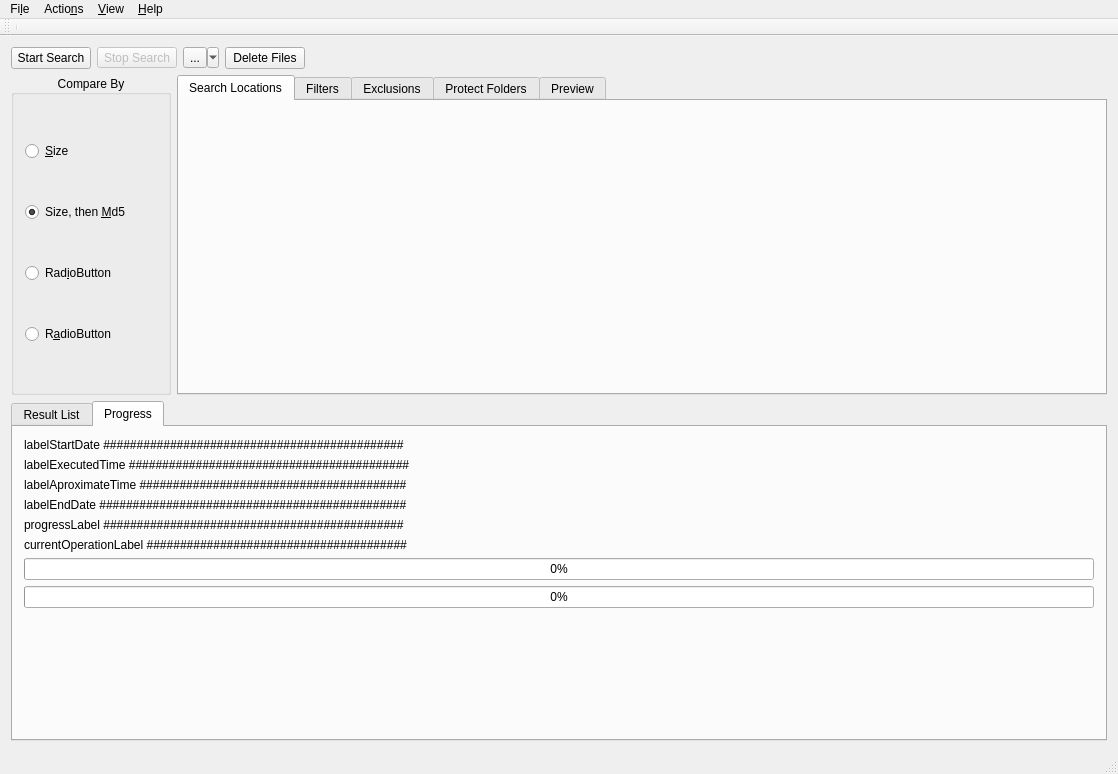
<?xml version="1.0" encoding="UTF-8"?>
<ui version="4.0">
 <class>MainWindow</class>
 <widget class="QMainWindow" name="MainWindow">
  <property name="geometry">
   <rect>
    <x>0</x>
    <y>0</y>
    <width>1118</width>
    <height>774</height>
   </rect>
  </property>
  <property name="windowTitle">
   <string>MainWindow</string>
  </property>
  <widget class="QWidget" name="centralWidget">
   <property name="sizePolicy">
    <sizepolicy hsizetype="Preferred" vsizetype="Preferred">
     <horstretch>0</horstretch>
     <verstretch>0</verstretch>
    </sizepolicy>
   </property>
   <layout class="QVBoxLayout" name="verticalLayout_2">
    <item>
     <layout class="QHBoxLayout" name="horizontalLayout">
      <item>
       <widget class="QPushButton" name="startSearchButton">
        <property name="text">
         <string>Start Search</string>
        </property>
       </widget>
      </item>
      <item>
       <widget class="QToolButton" name="stopSearchButton">
        <property name="enabled">
         <bool>false</bool>
        </property>
        <property name="text">
         <string>Stop Search</string>
        </property>
       </widget>
      </item>
      <item>
       <widget class="QToolButton" name="markingButton">
        <property name="text">
         <string>...</string>
        </property>
        <property name="popupMode">
         <enum>QToolButton::MenuButtonPopup</enum>
        </property>
        <property name="toolButtonStyle">
         <enum>Qt::ToolButtonTextBesideIcon</enum>
        </property>
       </widget>
      </item>
      <item>
       <widget class="QPushButton" name="deleteFilesButton">
        <property name="text">
         <string>Delete Files</string>
        </property>
       </widget>
      </item>
      <item>
       <spacer name="horizontalSpacer">
        <property name="orientation">
         <enum>Qt::Horizontal</enum>
        </property>
        <property name="sizeHint" stdset="0">
         <size>
          <width>40</width>
          <height>20</height>
         </size>
        </property>
       </spacer>
      </item>
     </layout>
    </item>
    <item>
     <layout class="QHBoxLayout" name="horizontalLayout_2">
      <item>
       <widget class="QGroupBox" name="groupBox">
        <property name="minimumSize">
         <size>
          <width>160</width>
          <height>0</height>
         </size>
        </property>
        <property name="maximumSize">
         <size>
          <width>16777215</width>
          <height>320</height>
         </size>
        </property>
        <property name="title">
         <string>Compare By</string>
        </property>
        <property name="alignment">
         <set>Qt::AlignCenter</set>
        </property>
        <layout class="QGridLayout" name="gridLayout">
         <item row="3" column="0">
          <widget class="QRadioButton" name="radioButton_6">
           <property name="text">
            <string>Rad&amp;ioButton</string>
           </property>
          </widget>
         </item>
         <item row="1" column="0">
          <widget class="QRadioButton" name="sizeThenMd5RadioButton">
           <property name="text">
            <string>Size, then &amp;Md5</string>
           </property>
           <property name="checked">
            <bool>true</bool>
           </property>
          </widget>
         </item>
         <item row="4" column="0">
          <widget class="QRadioButton" name="radioButton_5">
           <property name="text">
            <string>R&amp;adioButton</string>
           </property>
          </widget>
         </item>
         <item row="0" column="0">
          <widget class="QRadioButton" name="radioButton_3">
           <property name="text">
            <string>&amp;Size</string>
           </property>
           <property name="checked">
            <bool>false</bool>
           </property>
          </widget>
         </item>
        </layout>
       </widget>
      </item>
      <item>
       <widget class="QTabWidget" name="tabWidget">
        <property name="maximumSize">
         <size>
          <width>16777215</width>
          <height>320</height>
         </size>
        </property>
        <property name="currentIndex">
         <number>0</number>
        </property>
        <widget class="CommonListWidget" name="searchDirsWidget">
         <attribute name="title">
          <string>Search Locations</string>
         </attribute>
        </widget>
        <widget class="TFilterWidget" name="filtersWidget">
         <attribute name="title">
          <string>Filters</string>
         </attribute>
        </widget>
        <widget class="QWidget" name="exclusionsWidget">
         <attribute name="title">
          <string>Exclusions</string>
         </attribute>
        </widget>
        <widget class="CommonListWidget" name="protectFoldersWidget">
         <attribute name="title">
          <string>Protect Folders</string>
         </attribute>
        </widget>
        <widget class="QWidget" name="resultPreviewTab">
         <attribute name="title">
          <string>Preview</string>
         </attribute>
         <layout class="QGridLayout" name="resultPreviewTabLayout"/>
        </widget>
       </widget>
      </item>
     </layout>
    </item>
    <item>
     <widget class="QTabWidget" name="operationsTabsWidget">
      <property name="currentIndex">
       <number>1</number>
      </property>
      <widget class="QWidget" name="operationsResultTab">
       <attribute name="title">
        <string>Result List</string>
       </attribute>
       <layout class="QVBoxLayout" name="verticalLayout">
        <item>
         <widget class="SearchRessultTableWidget" name="tableWidget">
          <property name="font">
           <font>
            <pointsize>7</pointsize>
           </font>
          </property>
          <property name="editTriggers">
           <set>QAbstractItemView::NoEditTriggers</set>
          </property>
          <property name="selectionMode">
           <enum>QAbstractItemView::SingleSelection</enum>
          </property>
          <property name="selectionBehavior">
           <enum>QAbstractItemView::SelectRows</enum>
          </property>
          <property name="showGrid">
           <bool>true</bool>
          </property>
          <column>
           <property name="text">
            <string/>
           </property>
          </column>
          <column>
           <property name="text">
            <string>Group</string>
           </property>
           <property name="font">
            <font>
             <pointsize>8</pointsize>
            </font>
           </property>
          </column>
          <column>
           <property name="text">
            <string>File Size Byte</string>
           </property>
           <property name="font">
            <font>
             <pointsize>8</pointsize>
            </font>
           </property>
          </column>
          <column>
           <property name="text">
            <string>File Size</string>
           </property>
           <property name="font">
            <font>
             <pointsize>8</pointsize>
            </font>
           </property>
          </column>
          <column>
           <property name="text">
            <string>File Name</string>
           </property>
           <property name="font">
            <font>
             <pointsize>8</pointsize>
            </font>
           </property>
          </column>
          <column>
           <property name="text">
            <string>Ext</string>
           </property>
           <property name="font">
            <font>
             <pointsize>8</pointsize>
            </font>
           </property>
          </column>
          <column>
           <property name="text">
            <string>Create Date</string>
           </property>
           <property name="font">
            <font>
             <pointsize>8</pointsize>
            </font>
           </property>
          </column>
          <column>
           <property name="text">
            <string>Modifed Date</string>
           </property>
           <property name="font">
            <font>
             <pointsize>8</pointsize>
            </font>
           </property>
          </column>
          <column>
           <property name="text">
            <string>FileHash</string>
           </property>
           <property name="font">
            <font>
             <pointsize>8</pointsize>
            </font>
           </property>
          </column>
          <column>
           <property name="text">
            <string>Full Path</string>
           </property>
           <property name="font">
            <font>
             <pointsize>8</pointsize>
            </font>
           </property>
          </column>
         </widget>
        </item>
       </layout>
      </widget>
      <widget class="QWidget" name="operationProcessingTab">
       <attribute name="title">
        <string>Progress</string>
       </attribute>
       <layout class="QVBoxLayout" name="verticalLayout_4">
        <item>
         <widget class="QLabel" name="labelStartDate">
          <property name="text">
           <string>labelStartDate #############################################</string>
          </property>
         </widget>
        </item>
        <item>
         <widget class="QLabel" name="labelExecutedTime">
          <property name="text">
           <string>labelExecutedTime ##########################################</string>
          </property>
         </widget>
        </item>
        <item>
         <widget class="QLabel" name="labelAproximateTime">
          <property name="text">
           <string>labelAproximateTime ########################################</string>
          </property>
         </widget>
        </item>
        <item>
         <widget class="QLabel" name="labelEndDate">
          <property name="text">
           <string>labelEndDate ##############################################</string>
          </property>
         </widget>
        </item>
        <item>
         <widget class="QLabel" name="progressLabel">
          <property name="text">
           <string>progressLabel ############################################# </string>
          </property>
         </widget>
        </item>
        <item>
         <widget class="QLabel" name="currentOperationLabel">
          <property name="text">
           <string>currentOperationLabel #######################################</string>
          </property>
         </widget>
        </item>
        <item>
         <widget class="QProgressBar" name="progressBarFileSize">
          <property name="minimum">
           <number>0</number>
          </property>
          <property name="value">
           <number>0</number>
          </property>
         </widget>
        </item>
        <item>
         <widget class="QProgressBar" name="progressbarFiles">
          <property name="minimum">
           <number>0</number>
          </property>
          <property name="value">
           <number>0</number>
          </property>
         </widget>
        </item>
        <item>
         <spacer name="verticalSpacer">
          <property name="orientation">
           <enum>Qt::Vertical</enum>
          </property>
          <property name="sizeHint" stdset="0">
           <size>
            <width>20</width>
            <height>40</height>
           </size>
          </property>
         </spacer>
        </item>
       </layout>
      </widget>
     </widget>
    </item>
   </layout>
  </widget>
  <widget class="QMenuBar" name="menuBar">
   <property name="geometry">
    <rect>
     <x>0</x>
     <y>0</y>
     <width>1118</width>
     <height>32</height>
    </rect>
   </property>
   <widget class="QMenu" name="menuFile">
    <property name="title">
     <string>Fi&amp;le</string>
    </property>
    <addaction name="actionExit"/>
   </widget>
   <widget class="QMenu" name="menuActions">
    <property name="title">
     <string>Actio&amp;ns</string>
    </property>
    <widget class="QMenu" name="menuAction1">
     <property name="title">
      <string>&amp;Save Database</string>
     </property>
     <addaction name="actionSave_To_File"/>
     <addaction name="actionSave_To_Memory"/>
    </widget>
    <addaction name="menuAction1"/>
    <addaction name="actionInvalidate_Files_Hash_Database"/>
   </widget>
   <widget class="QMenu" name="menuView">
    <property name="title">
     <string>&amp;View</string>
    </property>
   </widget>
   <widget class="QMenu" name="menuHelp">
    <property name="title">
     <string>&amp;Help</string>
    </property>
    <addaction name="actionAbout"/>
    <addaction name="actionAbout_Qt"/>
   </widget>
   <addaction name="menuFile"/>
   <addaction name="menuActions"/>
   <addaction name="menuView"/>
   <addaction name="menuHelp"/>
  </widget>
  <widget class="QToolBar" name="mainToolBar">
   <attribute name="toolBarArea">
    <enum>TopToolBarArea</enum>
   </attribute>
   <attribute name="toolBarBreak">
    <bool>false</bool>
   </attribute>
   <addaction name="separator"/>
  </widget>
  <widget class="QStatusBar" name="statusBar"/>
  <action name="actionExit">
   <property name="text">
    <string>&amp;Exit</string>
   </property>
   <property name="menuRole">
    <enum>QAction::QuitRole</enum>
   </property>
  </action>
  <action name="actionSave_To_File">
   <property name="checkable">
    <bool>true</bool>
   </property>
   <property name="text">
    <string>&amp;Save To File</string>
   </property>
  </action>
  <action name="actionSave_To_Memory">
   <property name="checkable">
    <bool>true</bool>
   </property>
   <property name="checked">
    <bool>true</bool>
   </property>
   <property name="text">
    <string>Save &amp;To Memory</string>
   </property>
  </action>
  <action name="actionAbout">
   <property name="text">
    <string>&amp;About</string>
   </property>
   <property name="menuRole">
    <enum>QAction::AboutRole</enum>
   </property>
  </action>
  <action name="actionAbout_Qt">
   <property name="text">
    <string>About &amp;Qt</string>
   </property>
   <property name="menuRole">
    <enum>QAction::AboutQtRole</enum>
   </property>
  </action>
  <action name="actionClearSelection">
   <property name="text">
    <string>clearSelection</string>
   </property>
   <property name="toolTip">
    <string>clearSelection</string>
   </property>
  </action>
  <action name="actionInvertSelection">
   <property name="text">
    <string>invertSelection</string>
   </property>
   <property name="toolTip">
    <string>invertSelection</string>
   </property>
  </action>
  <action name="actionSelectByPath">
   <property name="text">
    <string>selectByPath</string>
   </property>
  </action>
  <action name="actionInvalidate_Files_Hash_Database">
   <property name="text">
    <string>&amp;Invalidate Files Hash Database</string>
   </property>
  </action>
 </widget>
 <layoutdefault spacing="6" margin="11"/>
 <customwidgets>
  <customwidget>
   <class>SearchRessultTableWidget</class>
   <extends>QTableWidget</extends>
   <header location="global">components/searchressulttablewidget.h</header>
   <slots>
    <slot>deleteSelectedItems()</slot>
    <slot>unSelectItems()</slot>
    <slot>selectItemsByPath()</slot>
   </slots>
  </customwidget>
  <customwidget>
   <class>CommonListWidget</class>
   <extends>QWidget</extends>
   <header location="global">components/commonlistwidget.h</header>
   <container>1</container>
  </customwidget>
  <customwidget>
   <class>TFilterWidget</class>
   <extends>QWidget</extends>
   <header location="global">components/tfilterwidget.h</header>
   <container>1</container>
  </customwidget>
 </customwidgets>
 <resources/>
 <connections>
  <connection>
   <sender>deleteFilesButton</sender>
   <signal>clicked()</signal>
   <receiver>tableWidget</receiver>
   <slot>deleteSelectedItems()</slot>
   <hints>
    <hint type="sourcelabel">
     <x>328</x>
     <y>68</y>
    </hint>
    <hint type="destinationlabel">
     <x>319</x>
     <y>576</y>
    </hint>
   </hints>
  </connection>
  <connection>
   <sender>actionSelectByPath</sender>
   <signal>triggered()</signal>
   <receiver>tableWidget</receiver>
   <slot>selectItemsByPath()</slot>
   <hints>
    <hint type="sourcelabel">
     <x>-1</x>
     <y>-1</y>
    </hint>
    <hint type="destinationlabel">
     <x>558</x>
     <y>596</y>
    </hint>
   </hints>
  </connection>
  <connection>
   <sender>actionClearSelection</sender>
   <signal>triggered()</signal>
   <receiver>tableWidget</receiver>
   <slot>unSelectItems()</slot>
   <hints>
    <hint type="sourcelabel">
     <x>-1</x>
     <y>-1</y>
    </hint>
    <hint type="destinationlabel">
     <x>558</x>
     <y>596</y>
    </hint>
   </hints>
  </connection>
 </connections>
</ui>
